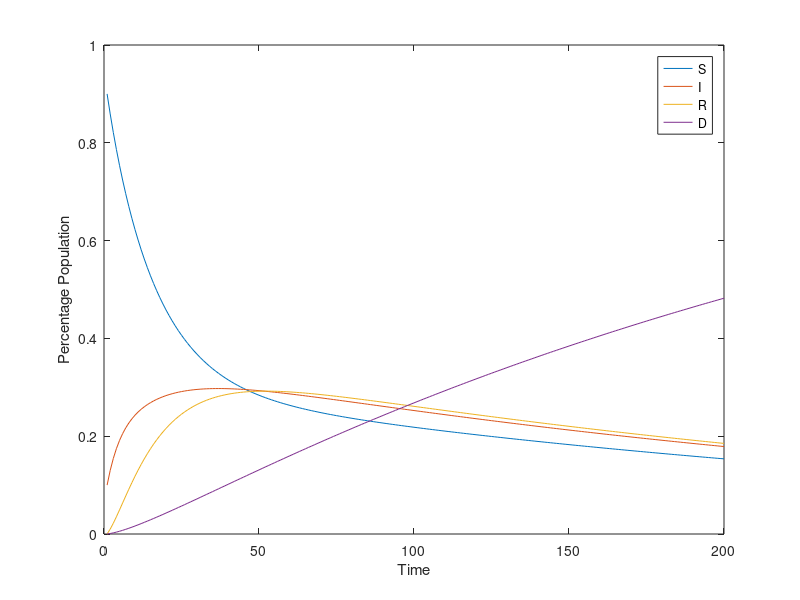

The MATLAB source for this figure:
% a scenario in which re-infections are possible
A = [0.95 0.04 0 0; 0.05 0.85 0.1 0; 0 0.1 0.9 0; 0 0.01 0 1];

% initial conditions (i.e., values of S, I, R, D at t=0).
x0 = [0.9; 0.1; 0; 0];

x1 = A* x0;

% time as days
t = 200;

% matrix x
x = zeros(4,t);
x(:,1) = x0;

for i = 2:t
    x(:,i) = A*x(:,i-1);
end


% plot the output trajectory
Y = x.';
plot(Y);
legend('S','I','R','D');
xlabel('Time')
ylabel('Percentage Population');